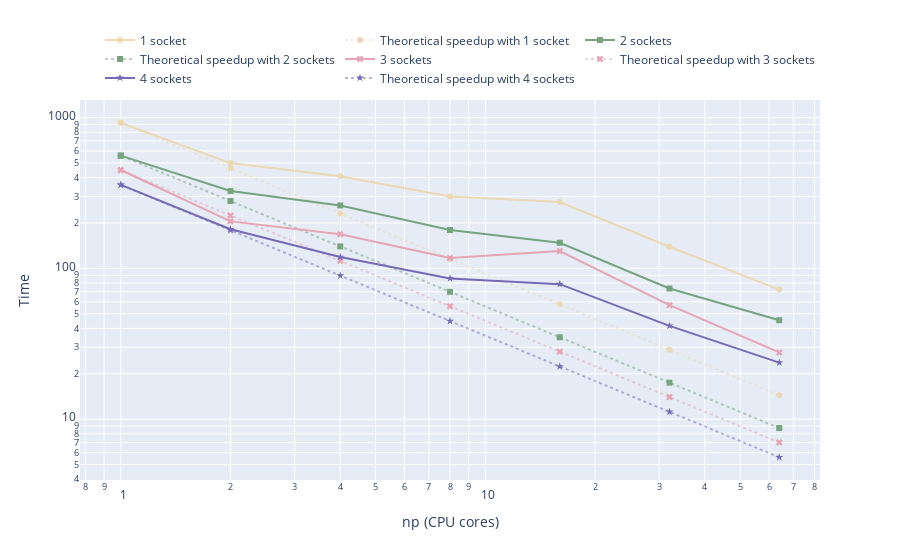

This figure's notebook cell:
### Code cell
symbols = ["circle", "square", "x", "star"]
colors = ["#EBD9B4", "#75A47F", "#E6A4B4", "#756AB6"]

fig = make_subplots()
fig.update_layout(
  legend=dict(
    orientation="h",
    yanchor="bottom",
    y=1.02,
    xanchor="right",
    x=1,
  ),
  xaxis_title="np (CPU cores)",
  yaxis_title="Time"
)
by_node = df.groupby("nodes").aggregate(lambda x: x.to_list())
for x in range(4):
  fig.add_trace(go.Scatter(
    x=by_node.iloc[x]["places"], 
    y=by_node.iloc[x]["time"], 
    mode='lines+markers', 
    name=f"{x+1} {'socket' if x+1 == 1 else 'sockets'}",
    marker=dict(
      symbol=symbols[x],color=colors[x],
    )
  ))
  fig.add_trace(go.Scatter(
    x=by_node.iloc[x]["places"], 
    y=[by_node.iloc[x]["time"][-1] / np * by_node.iloc[x]["places"][-1] for np in by_node.iloc[x]["places"]],
    mode='lines+markers', 
    name=f"Theoretical speedup with {x+1} {'socket' if x+1 == 1 else 'sockets'}",
    marker=dict(
      symbol=symbols[x],
      color=colors[x]
    ),
    line=dict(
      color=hex_to_rgba(colors[x], 0.5),
      dash='dot'
    )
  ))
fig.update_xaxes(type='log')
fig.update_yaxes(type='log')
fig

### Figure 1 — Plotly figure (JSON) as saved in the notebook; plotly's stock layout.template omitted (floating-point values rounded to 4 significant figures)
{"data": [{"marker": {"color": "#EBD9B4", "symbol": "circle"}, "mode": "lines+markers", "name": "1 socket", "type": "scatter", "x": [64, 32, 16, 8, 4, 2, 1], "y": [72.35, 139.1, 275.3, 300.2, 408.4, 499.3, 923.9]}, {"line": {"color": "rgba(235, 217, 180, 0.5)", "dash": "dot"}, "marker": {"color": "#EBD9B4", "symbol": "circle"}, "mode": "lines+markers", "name": "Theoretical speedup with 1 socket", "type": "scatter", "x": [64, 32, 16, 8, 4, 2, 1], "y": [14.44, 28.87, 57.75, 115.5, 231.0, 462.0, 923.9]}, {"marker": {"color": "#75A47F", "symbol": "square"}, "mode": "lines+markers", "name": "2 sockets", "type": "scatter", "x": [64, 32, 16, 8, 4, 2, 1], "y": [45.32, 73.55, 147.9, 179.7, 261.6, 325.7, 559.3]}, {"line": {"color": "rgba(117, 164, 127, 0.5)", "dash": "dot"}, "marker": {"color": "#75A47F", "symbol": "square"}, "mode": "lines+markers", "name": "Theoretical speedup with 2 sockets", "type": "scatter", "x": [64, 32, 16, 8, 4, 2, 1], "y": [8.74, 17.48, 34.96, 69.92, 139.8, 279.7, 559.3]}, {"marker": {"color": "#E6A4B4", "symbol": "x"}, "mode": "lines+markers", "name": "3 sockets", "type": "scatter", "x": [64, 32, 16, 8, 4, 2, 1], "y": [27.71, 57.01, 130.3, 117.1, 168.4, 204.9, 448.9]}, {"line": {"color": "rgba(230, 164, 180, 0.5)", "dash": "dot"}, "marker": {"color": "#E6A4B4", "symbol": "x"}, "mode": "lines+markers", "name": "Theoretical speedup with 3 sockets", "type": "scatter", "x": [64, 32, 16, 8, 4, 2, 1], "y": [7.014, 14.03, 28.06, 56.11, 112.2, 224.5, 448.9]}, {"marker": {"color": "#756AB6", "symbol": "star"}, "mode": "lines+markers", "name": "4 sockets", "type": "scatter", "x": [64, 32, 16, 8, 4, 2, 1], "y": [23.73, 41.61, 78.6, 85.84, 118.9, 181.9, 358.1]}, {"line": {"color": "rgba(117, 106, 182, 0.5)", "dash": "dot"}, "marker": {"color": "#756AB6", "symbol": "star"}, "mode": "lines+markers", "name": "Theoretical speedup with 4 sockets", "type": "scatter", "x": [64, 32, 16, 8, 4, 2, 1], "y": [5.596, 11.19, 22.38, 44.77, 89.53, 179.1, 358.1]}], "layout": {"legend": {"orientation": "h", "x": 1, "xanchor": "right", "y": 1.02, "yanchor": "bottom"}, "xaxis": {"anchor": "y", "domain": [0, 1], "title": {"text": "np (CPU cores)"}, "type": "log"}, "yaxis": {"anchor": "x", "domain": [0, 1], "title": {"text": "Time"}, "type": "log"}}}
